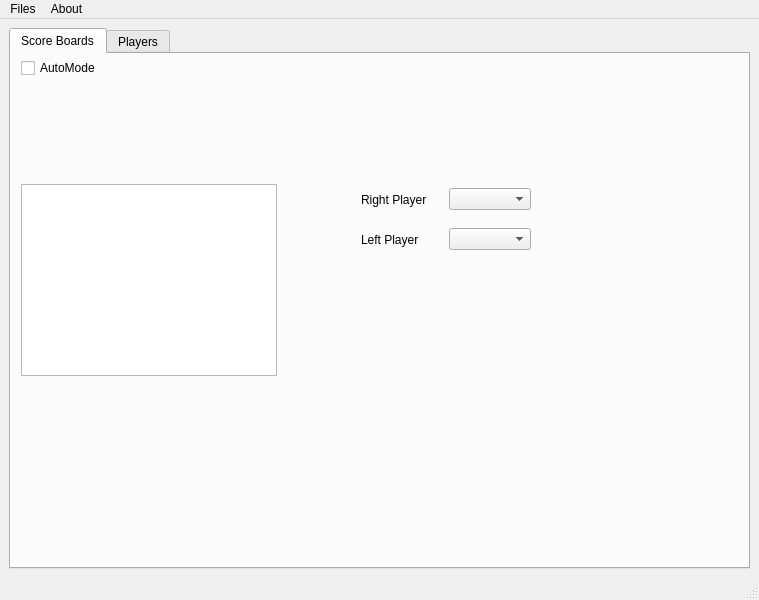
<?xml version="1.0" encoding="UTF-8"?>
<ui version="4.0">
 <class>MainWindow</class>
 <widget class="QMainWindow" name="MainWindow">
  <property name="geometry">
   <rect>
    <x>0</x>
    <y>0</y>
    <width>759</width>
    <height>600</height>
   </rect>
  </property>
  <property name="windowTitle">
   <string>MainWindow</string>
  </property>
  <widget class="QWidget" name="centralwidget">
   <layout class="QHBoxLayout" name="horizontalLayout">
    <item>
     <widget class="QTabWidget" name="tabWidget">
      <property name="currentIndex">
       <number>0</number>
      </property>
      <widget class="QWidget" name="tab">
       <attribute name="title">
        <string>Score Boards</string>
       </attribute>
       <widget class="QListView" name="listView">
        <property name="geometry">
         <rect>
          <x>10</x>
          <y>130</y>
          <width>256</width>
          <height>192</height>
         </rect>
        </property>
       </widget>
       <widget class="QWidget" name="layoutWidget">
        <property name="geometry">
         <rect>
          <x>350</x>
          <y>170</y>
          <width>170</width>
          <height>31</height>
         </rect>
        </property>
        <layout class="QHBoxLayout" name="horizontalLayout_4">
         <item>
          <widget class="QLabel" name="label_2">
           <property name="text">
            <string>Left Player</string>
           </property>
          </widget>
         </item>
         <item>
          <widget class="QComboBox" name="comboBox_2"/>
         </item>
        </layout>
       </widget>
       <widget class="QWidget" name="">
        <property name="geometry">
         <rect>
          <x>10</x>
          <y>0</y>
          <width>144</width>
          <height>28</height>
         </rect>
        </property>
        <layout class="QHBoxLayout" name="horizontalLayout_2">
         <item>
          <widget class="QCheckBox" name="checkBox">
           <property name="text">
            <string>AutoMode</string>
           </property>
          </widget>
         </item>
         <item>
          <spacer name="horizontalSpacer">
           <property name="orientation">
            <enum>Qt::Horizontal</enum>
           </property>
           <property name="sizeHint" stdset="0">
            <size>
             <width>40</width>
             <height>20</height>
            </size>
           </property>
          </spacer>
         </item>
        </layout>
       </widget>
       <widget class="QWidget" name="">
        <property name="geometry">
         <rect>
          <x>350</x>
          <y>130</y>
          <width>170</width>
          <height>31</height>
         </rect>
        </property>
        <layout class="QHBoxLayout" name="horizontalLayout_3">
         <item>
          <widget class="QLabel" name="label">
           <property name="text">
            <string>Right Player</string>
           </property>
          </widget>
         </item>
         <item>
          <widget class="QComboBox" name="comboBox"/>
         </item>
        </layout>
       </widget>
      </widget>
      <widget class="QWidget" name="tab_2">
       <attribute name="title">
        <string>Players</string>
       </attribute>
      </widget>
     </widget>
    </item>
   </layout>
  </widget>
  <widget class="QMenuBar" name="menubar">
   <property name="geometry">
    <rect>
     <x>0</x>
     <y>0</y>
     <width>759</width>
     <height>27</height>
    </rect>
   </property>
   <widget class="QMenu" name="menuFiles">
    <property name="title">
     <string>Files</string>
    </property>
    <addaction name="actionExit"/>
   </widget>
   <widget class="QMenu" name="menuAbout">
    <property name="title">
     <string>About</string>
    </property>
   </widget>
   <addaction name="menuFiles"/>
   <addaction name="menuAbout"/>
  </widget>
  <widget class="QStatusBar" name="statusbar"/>
  <action name="actionExit">
   <property name="text">
    <string>Exit</string>
   </property>
  </action>
 </widget>
 <resources/>
 <connections/>
</ui>
